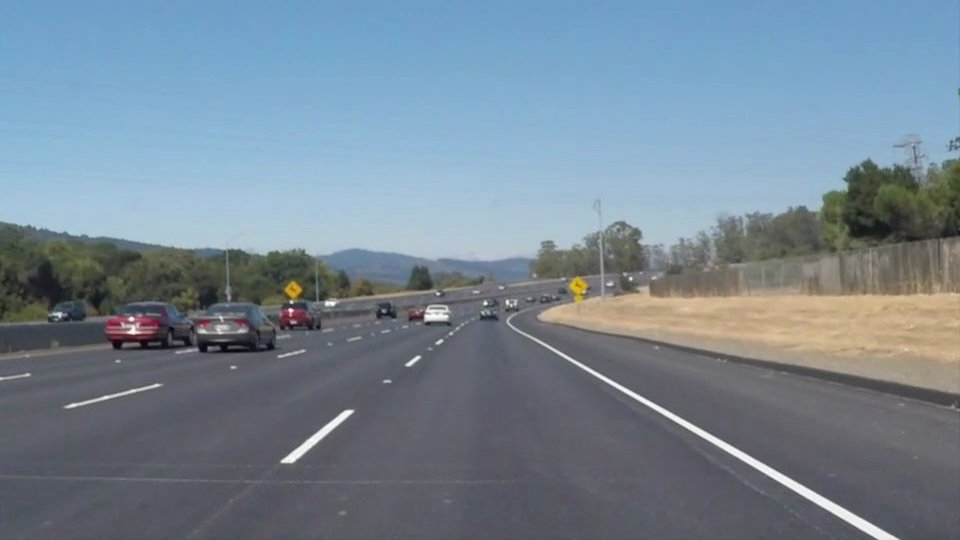
#> input picture rasperry_stream/lane_detection/lane_detection_from_root/test_img/solidWhiteCurve.jpg, 960 x 540 px
$ python -i lanedetect.py   (imports and definitions only)
#> lines starting #> are read from the running program, lines starting #| are printed output that depends on the picture; after the words box and inside, x2 and y2 are one past the last pixel; in counts of white or black regions, pixels touching at a corner belong together
import os
# [1 line not run here, left out]

# Do all the relevant imports
import matplotlib.pyplot as plt
import matplotlib.image as mpimg
import numpy as np
import cv2
import math

def grayscale(img):
    """Applies the Grayscale transform
    This will return an image with only one color channel
    but NOTE: to see the returned image as grayscale
    (assuming your grayscaled image is called 'gray')
    you should call plt.imshow(gray, cmap='gray')"""
    #return cv2.cvtColor(img, cv2.COLOR_RGB2GRAY)
    # Or use BGR2GRAY if you read an image with cv2.imread()
    return cv2.cvtColor(img, cv2.COLOR_BGR2GRAY)

def canny(img, low_threshold, high_threshold):
    """Applies the Canny transform"""
    return cv2.Canny(img, low_threshold, high_threshold)

def gaussian_blur(img, kernel_size):
    """Applies a Gaussian Noise kernel"""
    return cv2.GaussianBlur(img, (kernel_size, kernel_size), 0)

def region_of_interest(img, vertices):
    """
    Applies an image mask.

    Only keeps the region of the image defined by the polygon
    formed from `vertices`. The rest of the image is set to black.
    `vertices` should be a numpy array of integer points.
    """
    #defining a blank mask to start with
    mask = np.zeros_like(img)

    #defining a 3 channel or 1 channel color to fill the mask with depending on the input image
    if len(img.shape) > 2:
        channel_count = img.shape[2]  # i.e. 3 or 4 depending on your image
        ignore_mask_color = (255,) * channel_count
    else:
        ignore_mask_color = 255

    #filling pixels inside the polygon defined by "vertices" with the fill color
    cv2.fillPoly(mask, vertices, ignore_mask_color)

    #returning the image only where mask pixels are nonzero
    masked_image = cv2.bitwise_and(img, mask)
    return masked_image


def draw_lines(img, lines, color=[255, 0, 0], thickness=10):
    """
    NOTE: this is the function you might want to use as a starting point once you want to
    average/extrapolate the line segments you detect to map out the full
    extent of the lane (going from the result shown in raw-lines-example.mp4
    to that shown in P1_example.mp4).

    Think about things like separating line segments by their
    slope ((y2-y1)/(x2-x1)) to decide which segments are part of the left
    line vs. the right line.  Then, you can average the position of each of
    the lines and extrapolate to the top and bottom of the lane.

    This function draws `lines` with `color` and `thickness`.
    Lines are drawn on the image inplace (mutates the image).
    If you want to make the lines semi-transparent, think about combining
    this function with the weighted_img() function below
    """
    for line in lines:
        for x1,y1,x2,y2 in line:
            cv2.line(img, (x1, y1), (x2, y2), color, thickness)

def slope_lines(image,lines):

    img = image.copy()
    poly_vertices = []
    order = [0,1,3,2]

    left_lines = [] # Like /
    right_lines = [] # Like \
    for line in lines:
        for x1,y1,x2,y2 in line:

            if x1 == x2:
                pass #Vertical Lines
            else:
                m = (y2 - y1) / (x2 - x1)
                c = y1 - m * x1

                if m < 0:
                    left_lines.append((m,c))
                elif m >= 0:
                    right_lines.append((m,c))

    left_line = np.mean(left_lines, axis=0)
    right_line = np.mean(right_lines, axis=0)

    #print(left_line, right_line)

    for slope, intercept in [left_line, right_line]:

        #getting complete height of image in y1
        rows, cols = image.shape[:2]
        y1= int(rows) #image.shape[0]

        #taking y2 upto 60% of actual height or 60% of y1
        y2= int(rows*0.6) #int(0.6*y1)

        #we know that equation of line is y=mx +c so we can write it x=(y-c)/m
        x1=int((y1-intercept)/slope)
        x2=int((y2-intercept)/slope)
        poly_vertices.append((x1, y1))
        poly_vertices.append((x2, y2))
        draw_lines(img, np.array([[[x1,y1,x2,y2]]]))

    poly_vertices = [poly_vertices[i] for i in order]
    cv2.fillPoly(img, pts = np.array([poly_vertices],'int32'), color = (0,255,0))
    return cv2.addWeighted(image,0.7,img,0.4,0.)

    #cv2.polylines(img,np.array([poly_vertices],'int32'), True, (0,0,255), 10)
    #print(poly_vertices)

def hough_lines(img, rho, theta, threshold, min_line_len, max_line_gap):
    """
    `img` should be the output of a Canny transform.

    Returns an image with hough lines drawn.
    """
    lines = cv2.HoughLinesP(img, rho, theta, threshold, np.array([]), minLineLength=min_line_len, maxLineGap=max_line_gap)
    line_img = np.zeros((img.shape[0], img.shape[1], 3), dtype=np.uint8)
    #draw_lines(line_img, lines)
    line_img = slope_lines(line_img,lines)
    return line_img

def weighted_img(img, initial_img, α=0.1, β=1., γ=0.):
    """
    `img` is the output of the hough_lines(), An image with lines drawn on it.
    Should be a blank image (all black) with lines drawn on it.

    `initial_img` should be the image before any processing.

    The result image is computed as follows:

    initial_img * α + img * β + γ
    NOTE: initial_img and img must be the same shape!
    """
    lines_edges = cv2.addWeighted(initial_img, α, img, β, γ)
    #lines_edges = cv2.polylines(lines_edges,get_vertices(img), True, (0,0,255), 10)
    return lines_edges

def get_vertices(image):
    rows, cols = image.shape[:2]
    bottom_left  = [cols*0.05, rows]
    top_left     = [cols*0.3, rows*0.2]
    bottom_right = [cols*0.95, rows]
    top_right    = [cols*0.7, rows*0.2]

    # [5 lines of commented-out code are left out]

    ver = np.array([[bottom_left, top_left, top_right, bottom_right]], dtype=np.int32)
    return ver


################################################################################################
################################         calling pipeline       ################################
################################################################################################

# Lane finding Pipeline
def lane_finding_pipeline(image):

    #Grayscale
    gray_img = grayscale(image)
    #Gaussian Smoothing
    smoothed_img = gaussian_blur(img = gray_img, kernel_size = 3)
    #Canny Edge Detection
    canny_img = canny(img = smoothed_img, low_threshold = 100, high_threshold = 150)
    #Masked Image Within a Polygon
    masked_img = region_of_interest(img = canny_img, vertices = get_vertices(image))
    #Hough Transform Lines
    houghed_lines = hough_lines(img = masked_img, rho = 1, theta = np.pi/180, threshold = 20, min_line_len = 20, max_line_gap = 180)
    #Draw lines on edges
    output = weighted_img(img = houghed_lines, initial_img = image, α=0.8, β=1., γ=0.)

    return output

>>> import cv2
>>> picture = cv2.cvtColor(cv2.imread('test_img/solidWhiteCurve.jpg'), cv2.COLOR_BGR2RGB)
>>> result = lane_finding_pipeline(picture)
#> in canny, `return cv2.Canny(img, low_threshold, high_threshold)`:
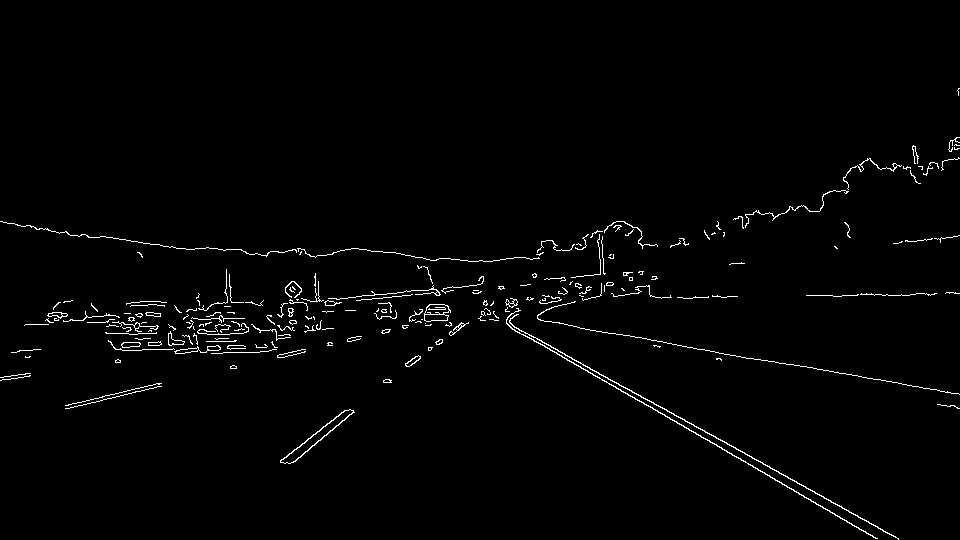
#> returned value: shape (540, 960); 1.5% white in thin lines or dots, all inside (x1, y1, x2, y2) = (0, 88, 960, 540)
#> in region_of_interest, `cv2.fillPoly(mask, vertices, ignore_mask_color)`:
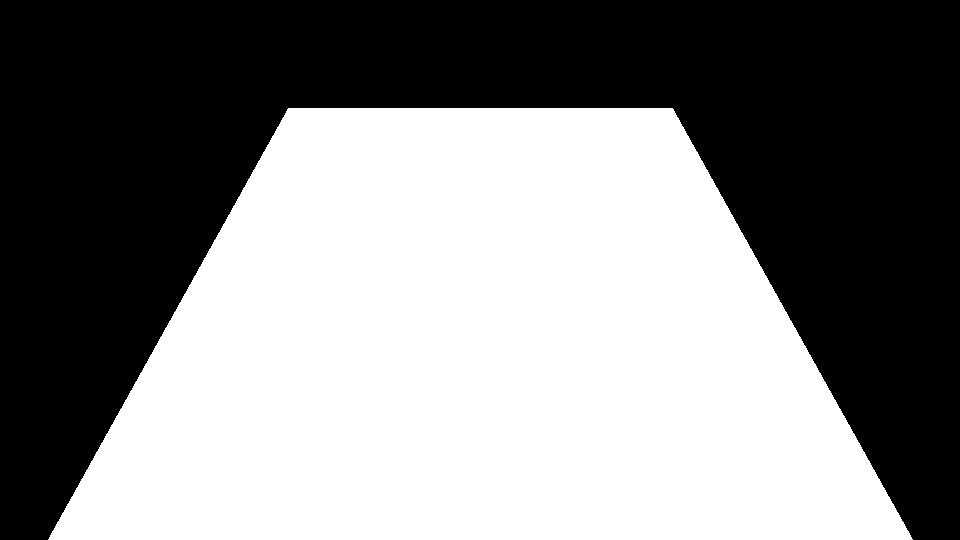
#> mask: shape (540, 960); 52.1% white; 1 black region, box (x1, y1, x2, y2) and area: (0, 0, 960, 540) 248400
#> in region_of_interest, `masked_image = cv2.bitwise_and(img, mask)`:
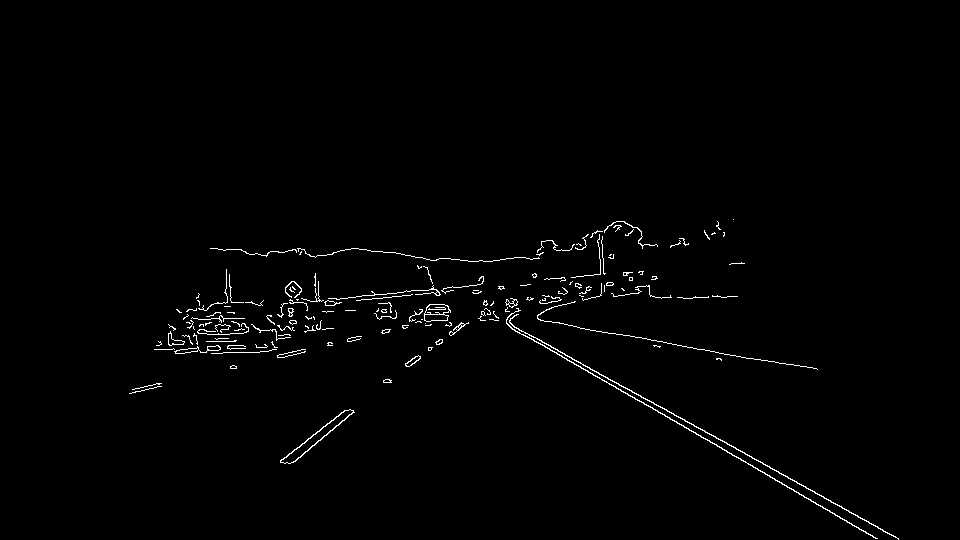
#> masked_image: shape (540, 960); 1.1% white in thin lines or dots, all inside (x1, y1, x2, y2) = (129, 219, 899, 540)
#> in hough_lines, `lines = cv2.HoughLinesP(img, rho, theta, threshold, np.array([]), minL..`: lines = 69 rows, first 6: [378, 251, 898, 539], [431, 281, 876, 538], [380, 251, 877, 538], [226, 274, 816, 368], [132, 389, 643, 271], [431, 279, 898, 538]
#> the loop in slope_lines, `for line in lines:` made 69 passes
#> after the loop in slope_lines, `for line in lines:`: left_lines = 53 pairs, first value -0.81 to -0.0165, second value 256.4 to 698.5; right_lines = [(0.554, 41.65), (0.578, 32.09), (0.577, 31.56), (0.159, 238), (0.555, 39.97), (0.0166, 250.7), (0.159, 236), (0, 249), (0.158, 234.2), (0.0337, 244.7), (0.0183, 313.6), (0.141, 250.2), (0.0342, 242.4), (0.0526, 285.6), (0.0333, 240.4), (0, 248)]
#> in slope_lines, `left_line = np.mean(left_lines, axis=0)`: left_line = [-0.235, 404]
#> in slope_lines, `right_line = np.mean(right_lines, axis=0)`: right_line = [0.192, 198.6]
#> the loop in slope_lines, `for slope, intercept in [left_line, right_line]:` made 2 passes
#> (slope, intercept, rows, cols, y1, y2, x1, x2) on passes 1 to 2: (-0.235, 404, 540, 960, 540, 324, -578, 340), (0.192, 198.6, 540, 960, 540, 324, 1779, 653)
#> after the loop in slope_lines, `for slope, intercept in [left_line, right_line]:`:
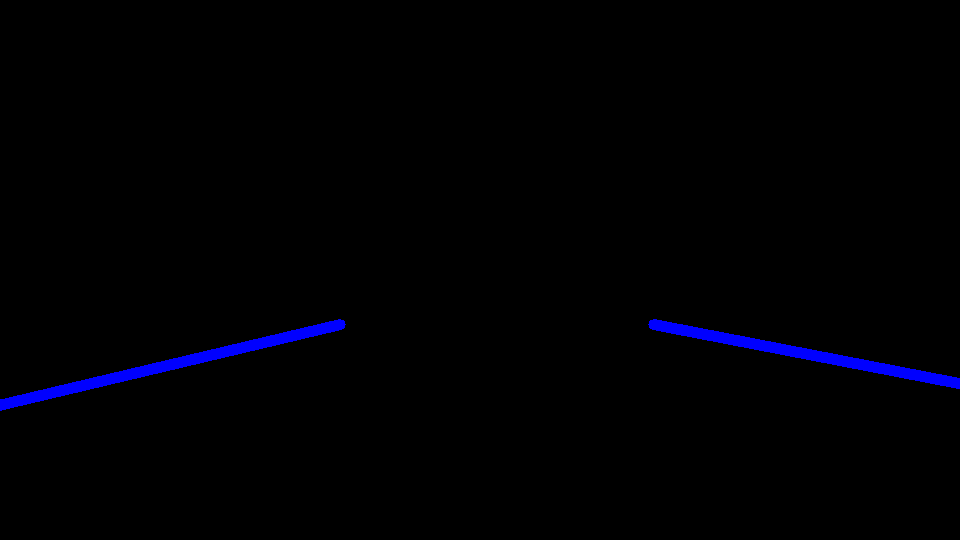
#> img: shape (540, 960, 3); mean of channels 0, 1, 2 3.6, 0, 0; drawn as B, G, R
#> after the loop in slope_lines, `for slope, intercept in [left_line, right_line]:`: poly_vertices = [(-578, 540), (340, 324), (1779, 540), (653, 324)]
#> in slope_lines, `poly_vertices = [poly_vertices[i] for i in order]`: poly_vertices = [(-578, 540), (340, 324), (653, 324), (1779, 540)]
#> in slope_lines, `cv2.fillPoly(img, pts = np.array([poly_vertices],'int32'), color = (0,..`:
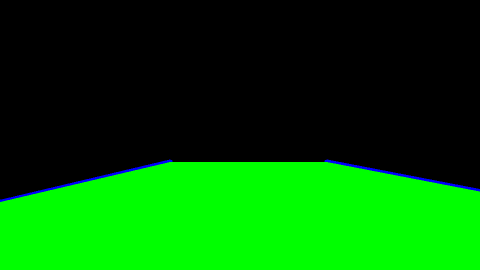
#> img: shape (540, 960, 3) (shown at 1/2 size); mean of channels 0, 1, 2 1.6, 90.8, 0; drawn as B, G, R
#> in slope_lines, `return cv2.addWeighted(image,0.7,img,0.4,0.)`:
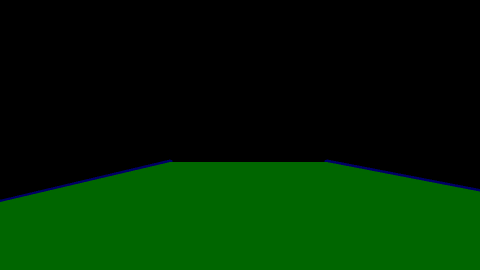
#> returned value: shape (540, 960, 3) (shown at 1/2 size); mean of channels 0, 1, 2 0.6, 36.3, 0; drawn as B, G, R
#> in weighted_img, `lines_edges = cv2.addWeighted(initial_img, α, img, β, γ)`:
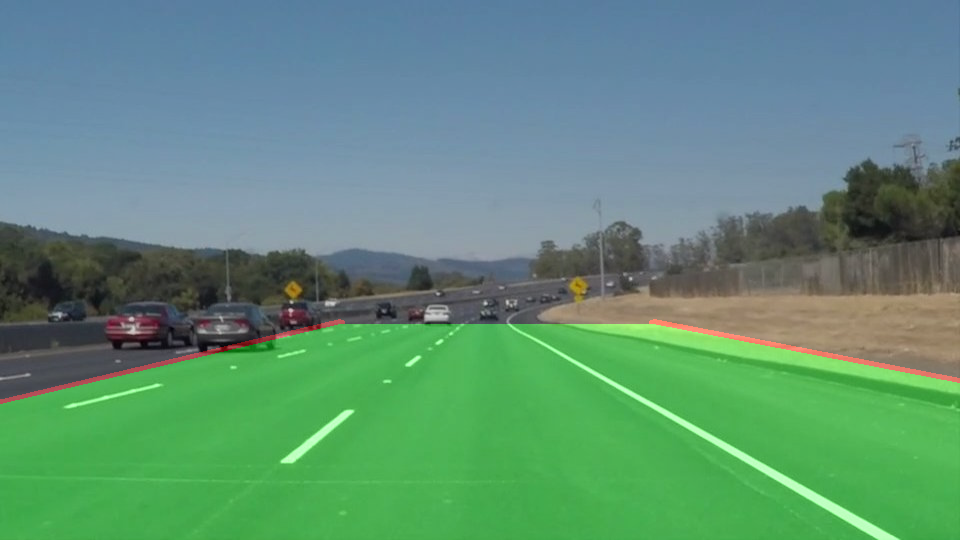
#> lines_edges: shape (540, 960, 3); mean R, G, B 95.5, 143.7, 118.5

$ run again, on rasperry_stream/lane_detection/lane_detection_from_root/test_img/solidWhiteRight.jpg
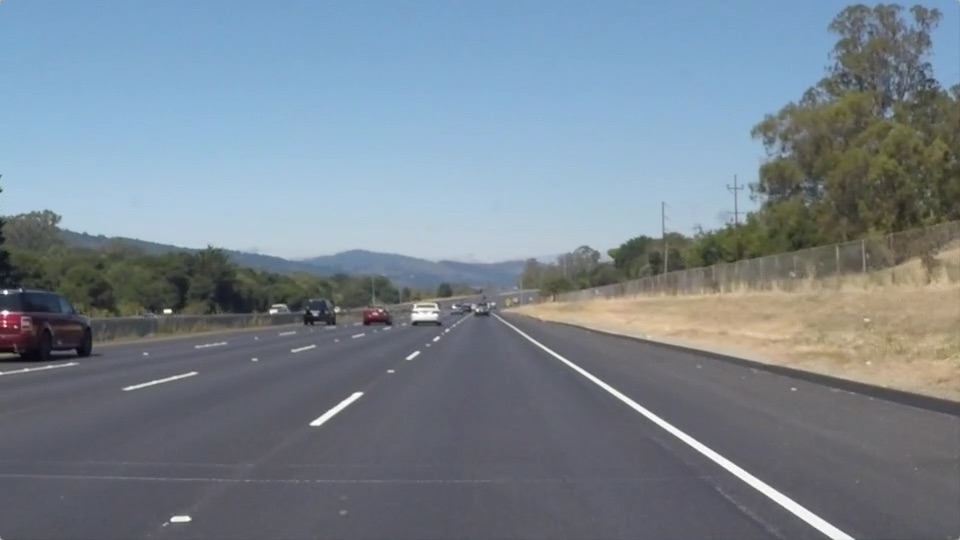
#> input picture rasperry_stream/lane_detection/lane_detection_from_root/test_img/solidWhiteRight.jpg, 960 x 540 px
#> mask: shape (540, 960); 52.1% white; 1 black region, box (x1, y1, x2, y2) and area: (0, 0, 960, 540) 248400
#> masked_image: shape (540, 960); 0.82% white in thin lines or dots, all inside (x1, y1, x2, y2) = (132, 202, 855, 540)
#> lines = 48 rows, first 6: [396, 253, 854, 539], [394, 253, 831, 537], [163, 526, 540, 262], [487, 304, 779, 366], [461, 295, 696, 448], [352, 249, 715, 293]
#> the loop in slope_lines, `for line in lines:` made 48 passes
#> after the loop in slope_lines, `for line in lines:`: left_lines = 31 pairs, first value -0.751 to -0.0174, second value 287.6 to 665.1; right_lines = [(0.624, 5.72), (0.65, -3.05), (0.212, 200.6), (0.651, -5.14), (0.121, 206.3), (0.209, 204.9), (0.141, 217.2), (0.0347, 290.3), (0.17, 234.1), (20.27, -13197.3), (0.658, -8.17), (0.159, 261.8), (0, 261), (0.227, 192.2), (0.0697, 294.2), (0.161, 262.3), (0.65, -3.7)]
#> left_line = [-0.256, 417.3]
#> right_line = [1.47, -622.8]
#> the loop in slope_lines, `for slope, intercept in [left_line, right_line]:` made 2 passes
#> (slope, intercept, rows, cols, y1, y2, x1, x2) on passes 1 to 2: (-0.256, 417.3, 540, 960, 540, 324, -478, 364), (1.47, -622.8, 540, 960, 540, 324, 790, 643)
#> after the loop in slope_lines, `for slope, intercept in [left_line, right_line]:`:
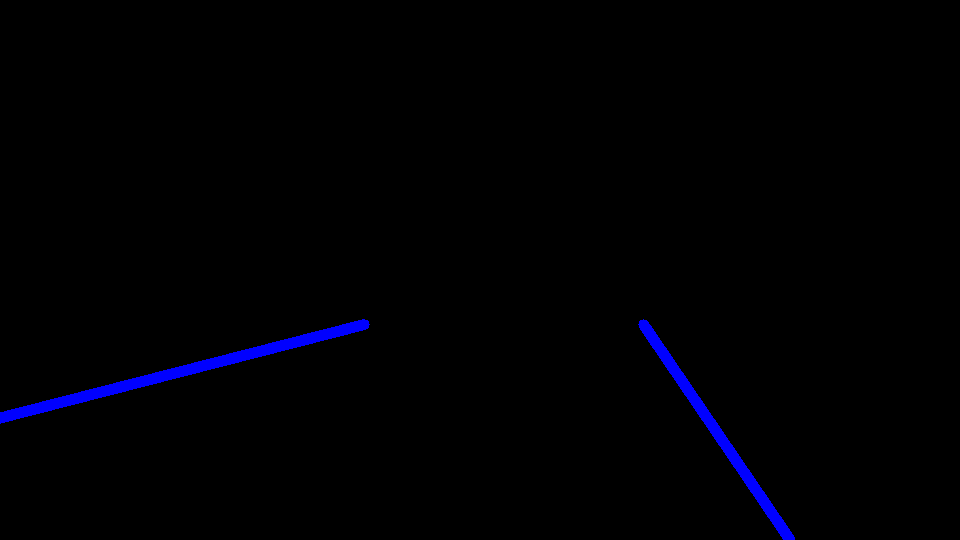
#> img: shape (540, 960, 3); mean of channels 0, 1, 2 3.5, 0, 0; drawn as B, G, R
#> after the loop in slope_lines, `for slope, intercept in [left_line, right_line]:`: poly_vertices = [(-478, 540), (364, 324), (790, 540), (643, 324)]
#> in slope_lines, `poly_vertices = [poly_vertices[i] for i in order]`: poly_vertices = [(-478, 540), (364, 324), (643, 324), (790, 540)]
#> in weighted_img, `lines_edges = cv2.addWeighted(initial_img, α, img, β, γ)`:
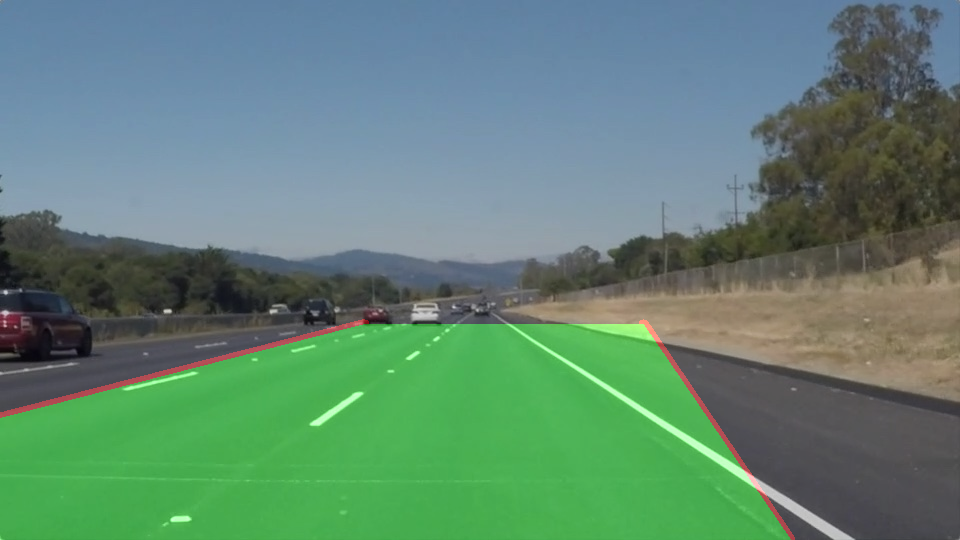
#> lines_edges: shape (540, 960, 3); mean R, G, B 96.8, 133, 114.9
